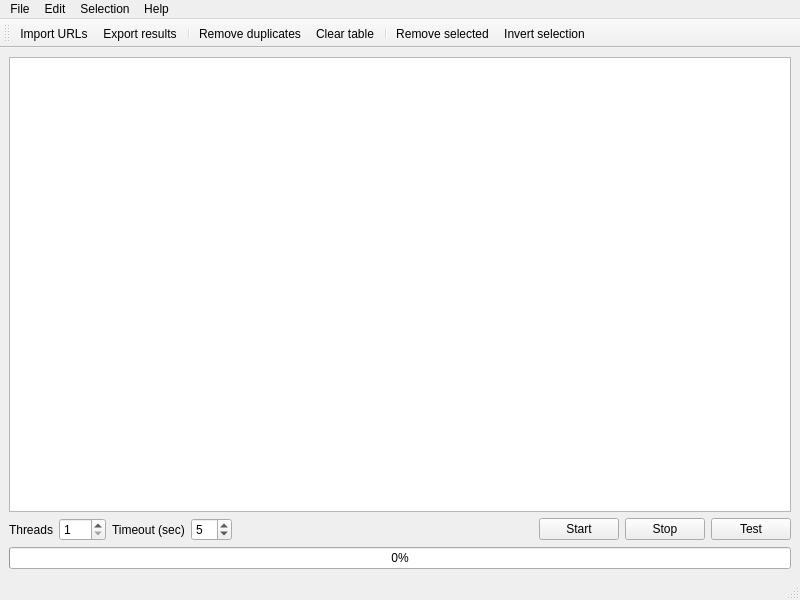
<?xml version="1.0" encoding="UTF-8"?>
<ui version="4.0">
 <class>MainWindow</class>
 <widget class="QMainWindow" name="MainWindow">
  <property name="geometry">
   <rect>
    <x>0</x>
    <y>0</y>
    <width>800</width>
    <height>600</height>
   </rect>
  </property>
  <property name="windowTitle">
   <string>MainWindow</string>
  </property>
  <property name="windowIcon">
   <iconset resource="../assets.qrc">
    <normaloff>:/icons/img/network-idle.png</normaloff>:/icons/img/network-idle.png</iconset>
  </property>
  <widget class="QWidget" name="centralwidget">
   <layout class="QVBoxLayout" name="verticalLayout">
    <item>
     <widget class="QTableView" name="sitesTableView">
      <property name="autoScroll">
       <bool>false</bool>
      </property>
      <property name="editTriggers">
       <set>QAbstractItemView::NoEditTriggers</set>
      </property>
      <property name="alternatingRowColors">
       <bool>true</bool>
      </property>
      <property name="selectionMode">
       <enum>QAbstractItemView::MultiSelection</enum>
      </property>
      <property name="selectionBehavior">
       <enum>QAbstractItemView::SelectRows</enum>
      </property>
      <property name="sortingEnabled">
       <bool>false</bool>
      </property>
      <attribute name="horizontalHeaderStretchLastSection">
       <bool>true</bool>
      </attribute>
     </widget>
    </item>
    <item>
     <layout class="QHBoxLayout" name="horizontalLayout">
      <item>
       <widget class="QLabel" name="threadsLabel">
        <property name="text">
         <string>Threads</string>
        </property>
       </widget>
      </item>
      <item>
       <widget class="QSpinBox" name="threadsSpin">
        <property name="minimum">
         <number>1</number>
        </property>
        <property name="maximum">
         <number>100</number>
        </property>
       </widget>
      </item>
      <item>
       <widget class="QLabel" name="timeoutLabel">
        <property name="text">
         <string>Timeout (sec)</string>
        </property>
       </widget>
      </item>
      <item>
       <widget class="QSpinBox" name="timeoutSpin">
        <property name="minimum">
         <number>1</number>
        </property>
        <property name="maximum">
         <number>60</number>
        </property>
        <property name="value">
         <number>5</number>
        </property>
       </widget>
      </item>
      <item>
       <spacer name="horizontalSpacer">
        <property name="orientation">
         <enum>Qt::Horizontal</enum>
        </property>
        <property name="sizeHint" stdset="0">
         <size>
          <width>40</width>
          <height>20</height>
         </size>
        </property>
       </spacer>
      </item>
      <item>
       <widget class="QPushButton" name="startButton">
        <property name="text">
         <string>Start</string>
        </property>
        <property name="icon">
         <iconset resource="../assets.qrc">
          <normaloff>:/icons/img/media-playback-start.png</normaloff>:/icons/img/media-playback-start.png</iconset>
        </property>
       </widget>
      </item>
      <item>
       <widget class="QPushButton" name="stopButton">
        <property name="text">
         <string>Stop</string>
        </property>
        <property name="icon">
         <iconset resource="../assets.qrc">
          <normaloff>:/icons/img/media-playback-stop.png</normaloff>:/icons/img/media-playback-stop.png</iconset>
        </property>
       </widget>
      </item>
      <item>
       <widget class="QPushButton" name="buttonTest">
        <property name="text">
         <string>Test</string>
        </property>
       </widget>
      </item>
     </layout>
    </item>
    <item>
     <widget class="QProgressBar" name="progressBar">
      <property name="value">
       <number>0</number>
      </property>
     </widget>
    </item>
   </layout>
  </widget>
  <widget class="QMenuBar" name="menubar">
   <property name="geometry">
    <rect>
     <x>0</x>
     <y>0</y>
     <width>800</width>
     <height>29</height>
    </rect>
   </property>
   <widget class="QMenu" name="menuFile">
    <property name="title">
     <string>File</string>
    </property>
    <addaction name="importUrlsAction"/>
    <addaction name="exportResultsAction"/>
    <addaction name="separator"/>
    <addaction name="quitAction"/>
   </widget>
   <widget class="QMenu" name="menuEdit">
    <property name="title">
     <string>Edit</string>
    </property>
    <addaction name="clearTableAction"/>
    <addaction name="actionRemove_duplicates"/>
   </widget>
   <widget class="QMenu" name="menuHelp">
    <property name="title">
     <string>Help</string>
    </property>
    <addaction name="aboutAction"/>
   </widget>
   <widget class="QMenu" name="menuSelection">
    <property name="title">
     <string>Selection</string>
    </property>
    <addaction name="actionSelect_all"/>
    <addaction name="actionRemove_selected"/>
    <addaction name="actionInvert_selection"/>
   </widget>
   <addaction name="menuFile"/>
   <addaction name="menuEdit"/>
   <addaction name="menuSelection"/>
   <addaction name="menuHelp"/>
  </widget>
  <widget class="QStatusBar" name="statusbar"/>
  <widget class="QToolBar" name="toolBar">
   <property name="windowTitle">
    <string>toolBar</string>
   </property>
   <attribute name="toolBarArea">
    <enum>TopToolBarArea</enum>
   </attribute>
   <attribute name="toolBarBreak">
    <bool>false</bool>
   </attribute>
   <addaction name="importUrlsAction"/>
   <addaction name="exportResultsAction"/>
   <addaction name="separator"/>
   <addaction name="actionRemove_duplicates"/>
   <addaction name="clearTableAction"/>
   <addaction name="separator"/>
   <addaction name="actionRemove_selected"/>
   <addaction name="actionInvert_selection"/>
  </widget>
  <action name="importUrlsAction">
   <property name="icon">
    <iconset resource="../assets.qrc">
     <normaloff>:/icons/img/document-open.png</normaloff>:/icons/img/document-open.png</iconset>
   </property>
   <property name="text">
    <string>Import URLs</string>
   </property>
  </action>
  <action name="exportResultsAction">
   <property name="icon">
    <iconset resource="../assets.qrc">
     <normaloff>:/icons/img/document-save.png</normaloff>:/icons/img/document-save.png</iconset>
   </property>
   <property name="text">
    <string>Export results</string>
   </property>
  </action>
  <action name="quitAction">
   <property name="icon">
    <iconset resource="../assets.qrc">
     <normaloff>:/icons/img/system-shutdown.png</normaloff>:/icons/img/system-shutdown.png</iconset>
   </property>
   <property name="text">
    <string>Quit</string>
   </property>
  </action>
  <action name="clearTableAction">
   <property name="icon">
    <iconset resource="../assets.qrc">
     <normaloff>:/icons/img/edit-clear.png</normaloff>:/icons/img/edit-clear.png</iconset>
   </property>
   <property name="text">
    <string>Clear table</string>
   </property>
  </action>
  <action name="aboutAction">
   <property name="icon">
    <iconset resource="../assets.qrc">
     <normaloff>:/icons/img/help-browser.png</normaloff>:/icons/img/help-browser.png</iconset>
   </property>
   <property name="text">
    <string>About</string>
   </property>
  </action>
  <action name="actionInvert_selection">
   <property name="icon">
    <iconset resource="../assets.qrc">
     <normaloff>:/icons/img/go-jump.png</normaloff>:/icons/img/go-jump.png</iconset>
   </property>
   <property name="text">
    <string>Invert selection</string>
   </property>
  </action>
  <action name="actionRemove_selected">
   <property name="icon">
    <iconset resource="../assets.qrc">
     <normaloff>:/icons/img/dialog-error.png</normaloff>:/icons/img/dialog-error.png</iconset>
   </property>
   <property name="text">
    <string>Remove selected</string>
   </property>
  </action>
  <action name="actionSelect_all">
   <property name="text">
    <string>Select all</string>
   </property>
  </action>
  <action name="actionRemove_duplicates">
   <property name="icon">
    <iconset resource="../assets.qrc">
     <normaloff>:/icons/img/applications-accessories.png</normaloff>:/icons/img/applications-accessories.png</iconset>
   </property>
   <property name="text">
    <string>Remove duplicates</string>
   </property>
  </action>
 </widget>
 <resources>
  <include location="../assets.qrc"/>
 </resources>
 <connections/>
</ui>
